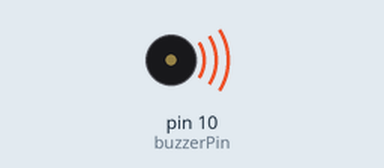
Simulated run of this sketch. Board: Arduino Uno, built with avr-gcc and run on an emulated ATmega328P. On the bench: buzzer (waves = sounding).

Above: at 0.05 s.
Timing chart, 0 to 3.0 s (numbered marks = the images above):
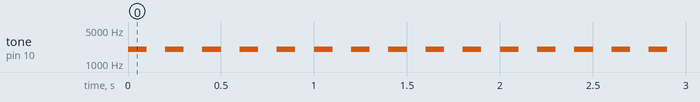

The sketch:

buzzer.ino
```cpp
#define buzzerPin 10

void setup()
{
  pinMode(buzzerPin,OUTPUT);
}
void loop()
{
tone(buzzerPin,2000);
delay(100);
noTone(buzzerPin);
delay(100);
}
```

Measured:
- by itself, tone on pin 10 (buzzerPin): alternates 2000 Hz for 0.10 s and silent for 0.10 s
